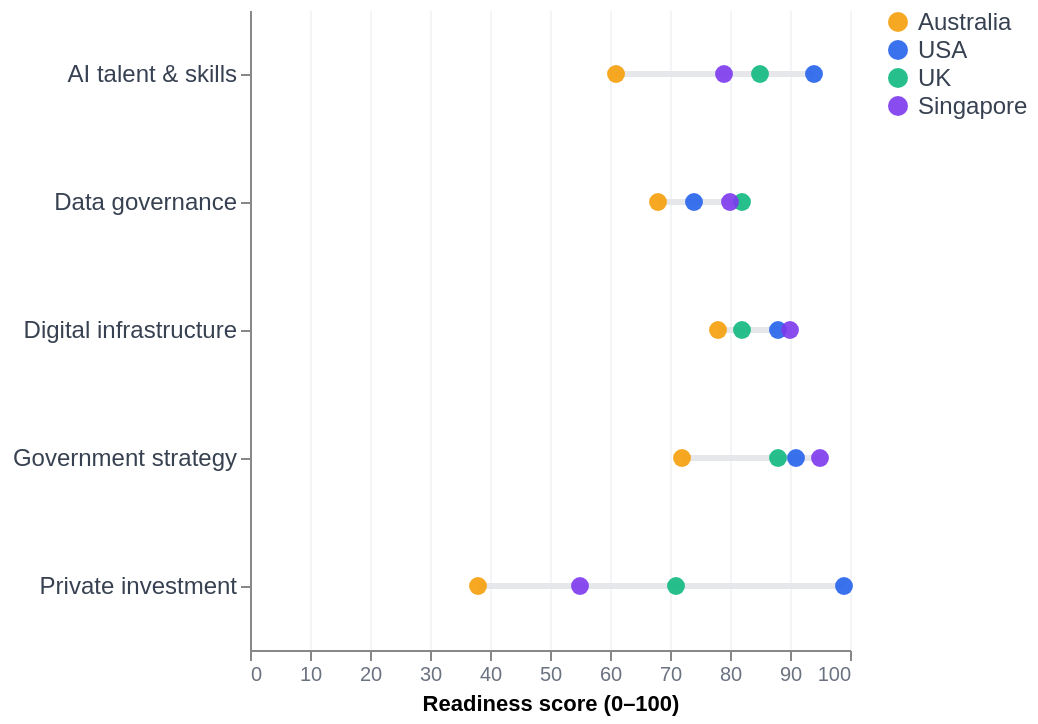

The specification (Vega-Lite) saved for this image:
### Vega-Lite specification from a JSON file in a GitHub repository (floating-point values rounded to 4 significant figures)
{"$schema": "https://vega.github.io/schema/vega-lite/v5.json", "description": "AI readiness by dimension across selected countries - Oxford Insights Government AI Readiness Index 2025", "width": "container", "height": 320, "data": {"values": [{"dimension": "Government strategy", "country": "Australia", "score": 72}, {"dimension": "Government strategy", "country": "USA", "score": 91}, {"dimension": "Government strategy", "country": "UK", "score": 88}, {"dimension": "Government strategy", "country": "Singapore", "score": 95}, {"dimension": "Digital infrastructure", "country": "Australia", "score": 78}, {"dimension": "Digital infrastructure", "country": "USA", "score": 88}, {"dimension": "Digital infrastructure", "country": "UK", "score": 82}, {"dimension": "Digital infrastructure", "country": "Singapore", "score": 90}, {"dimension": "AI talent & skills", "country": "Australia", "score": 61}, {"dimension": "AI talent & skills", "country": "USA", "score": 94}, {"dimension": "AI talent & skills", "country": "UK", "score": 85}, {"dimension": "AI talent & skills", "country": "Singapore", "score": 79}, {"dimension": "Private investment", "country": "Australia", "score": 38}, {"dimension": "Private investment", "country": "USA", "score": 99}, {"dimension": "Private investment", "country": "UK", "score": 71}, {"dimension": "Private investment", "country": "Singapore", "score": 55}, {"dimension": "Data governance", "country": "Australia", "score": 68}, {"dimension": "Data governance", "country": "USA", "score": 74}, {"dimension": "Data governance", "country": "UK", "score": 82}, {"dimension": "Data governance", "country": "Singapore", "score": 80}]}, "layer": [{"transform": [{"aggregate": [{"op": "min", "field": "score", "as": "min_score"}, {"op": "max", "field": "score", "as": "max_score"}], "groupby": ["dimension"]}], "mark": {"type": "rule", "strokeWidth": 3, "color": "#E5E7EB"}, "encoding": {"y": {"field": "dimension", "type": "nominal", "axis": {"title": null, "labelColor": "#374151", "labelFontSize": 12}}, "x": {"field": "min_score", "type": "quantitative", "scale": {"domain": [0, 100]}, "axis": {"title": "Readiness score (0–100)", "labelColor": "#6B7280", "gridColor": "#F3F4F6"}}, "x2": {"field": "max_score"}}}, {"mark": {"type": "point", "filled": true, "size": 80, "opacity": 0.9}, "encoding": {"y": {"field": "dimension", "type": "nominal"}, "x": {"field": "score", "type": "quantitative"}, "color": {"field": "country", "type": "nominal", "scale": {"domain": ["Australia", "USA", "UK", "Singapore"], "range": ["#F59E0B", "#2563EB", "#10B981", "#7C3AED"]}, "legend": {"title": null, "labelFontSize": 12, "labelColor": "#374151"}}, "tooltip": [{"field": "country", "type": "nominal", "title": "Country"}, {"field": "dimension", "type": "nominal", "title": "Dimension"}, {"field": "score", "type": "quantitative", "title": "Score"}]}}], "config": {"background": "transparent", "view": {"stroke": null}, "font": "DM Sans, sans-serif"}}
